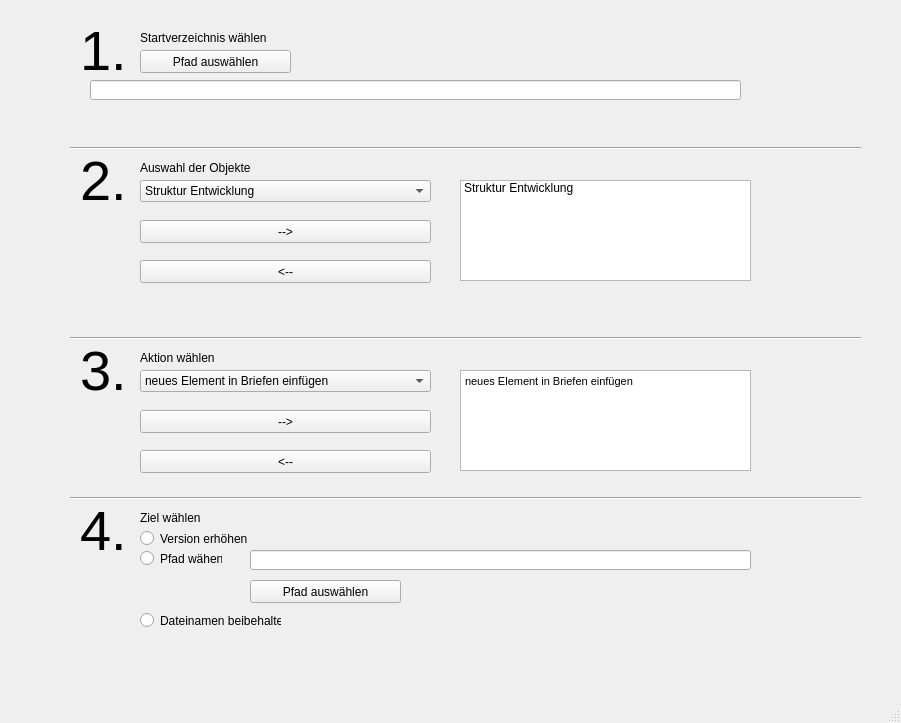
<?xml version="1.0" encoding="UTF-8"?>
<ui version="4.0">
 <class>MainWindow</class>
 <widget class="QMainWindow" name="MainWindow">
  <property name="geometry">
   <rect>
    <x>0</x>
    <y>0</y>
    <width>901</width>
    <height>723</height>
   </rect>
  </property>
  <property name="windowTitle">
   <string>MainWindow</string>
  </property>
  <widget class="QWidget" name="centralwidget">
   <widget class="QPushButton" name="pushButton">
    <property name="geometry">
     <rect>
      <x>140</x>
      <y>50</y>
      <width>151</width>
      <height>23</height>
     </rect>
    </property>
    <property name="text">
     <string>Pfad auswählen</string>
    </property>
   </widget>
   <widget class="QLineEdit" name="lineEdit">
    <property name="geometry">
     <rect>
      <x>90</x>
      <y>80</y>
      <width>651</width>
      <height>20</height>
     </rect>
    </property>
   </widget>
   <widget class="QComboBox" name="comboBox">
    <property name="geometry">
     <rect>
      <x>140</x>
      <y>180</y>
      <width>291</width>
      <height>22</height>
     </rect>
    </property>
    <item>
     <property name="text">
      <string>Struktur Entwicklung</string>
     </property>
    </item>
    <item>
     <property name="text">
      <string>Prüfung nur XML Dateien</string>
     </property>
    </item>
    <item>
     <property name="text">
      <string>Prüfung nur JPG Dateien</string>
     </property>
    </item>
    <item>
     <property name="text">
      <string>Prüfung 1</string>
     </property>
    </item>
    <item>
     <property name="text">
      <string>Prüfung 2</string>
     </property>
    </item>
   </widget>
   <widget class="QComboBox" name="comboBox_2">
    <property name="geometry">
     <rect>
      <x>140</x>
      <y>370</y>
      <width>291</width>
      <height>22</height>
     </rect>
    </property>
    <item>
     <property name="text">
      <string>neues Element in Briefen einfügen</string>
     </property>
    </item>
    <item>
     <property name="text">
      <string>finde Dateien ohne Jahreszahl</string>
     </property>
    </item>
    <item>
     <property name="text">
      <string>Versionen der Dateinamen erhöhen</string>
     </property>
    </item>
    <item>
     <property name="text">
      <string>Transformation2</string>
     </property>
    </item>
    <item>
     <property name="text">
      <string>Transformation 1</string>
     </property>
    </item>
   </widget>
   <widget class="QPushButton" name="pushButton_2">
    <property name="geometry">
     <rect>
      <x>140</x>
      <y>220</y>
      <width>291</width>
      <height>23</height>
     </rect>
    </property>
    <property name="text">
     <string>--&gt;</string>
    </property>
   </widget>
   <widget class="QPushButton" name="pushButton_3">
    <property name="geometry">
     <rect>
      <x>140</x>
      <y>410</y>
      <width>291</width>
      <height>23</height>
     </rect>
    </property>
    <property name="text">
     <string>--&gt;</string>
    </property>
   </widget>
   <widget class="QTextBrowser" name="textBrowser_3">
    <property name="geometry">
     <rect>
      <x>460</x>
      <y>370</y>
      <width>291</width>
      <height>101</height>
     </rect>
    </property>
    <property name="html">
     <string>&lt;!DOCTYPE HTML PUBLIC &quot;-//W3C//DTD HTML 4.0//EN&quot; &quot;http://www.w3.org/TR/REC-html40/strict.dtd&quot;&gt;
&lt;html&gt;&lt;head&gt;&lt;meta name=&quot;qrichtext&quot; content=&quot;1&quot; /&gt;&lt;style type=&quot;text/css&quot;&gt;
p, li { white-space: pre-wrap; }
&lt;/style&gt;&lt;/head&gt;&lt;body style=&quot; font-family:'MS Shell Dlg 2'; font-size:8.25pt; font-weight:400; font-style:normal;&quot;&gt;
&lt;p style=&quot; margin-top:0px; margin-bottom:0px; margin-left:0px; margin-right:0px; -qt-block-indent:0; text-indent:0px;&quot;&gt;neues Element in Briefen einfügen&lt;/p&gt;
&lt;p style=&quot;-qt-paragraph-type:empty; margin-top:0px; margin-bottom:0px; margin-left:0px; margin-right:0px; -qt-block-indent:0; text-indent:0px;&quot;&gt;&lt;br /&gt;&lt;/p&gt;
&lt;p style=&quot;-qt-paragraph-type:empty; margin-top:0px; margin-bottom:0px; margin-left:0px; margin-right:0px; -qt-block-indent:0; text-indent:0px;&quot;&gt;&lt;br /&gt;&lt;/p&gt;
&lt;p style=&quot;-qt-paragraph-type:empty; margin-top:0px; margin-bottom:0px; margin-left:0px; margin-right:0px; -qt-block-indent:0; text-indent:0px;&quot;&gt;&lt;br /&gt;&lt;/p&gt;&lt;/body&gt;&lt;/html&gt;</string>
    </property>
   </widget>
   <widget class="QListWidget" name="listWidget">
    <property name="geometry">
     <rect>
      <x>460</x>
      <y>180</y>
      <width>291</width>
      <height>101</height>
     </rect>
    </property>
    <item>
     <property name="text">
      <string>Struktur Entwicklung</string>
     </property>
    </item>
   </widget>
   <widget class="Line" name="line">
    <property name="geometry">
     <rect>
      <x>70</x>
      <y>140</y>
      <width>791</width>
      <height>16</height>
     </rect>
    </property>
    <property name="orientation">
     <enum>Qt::Horizontal</enum>
    </property>
   </widget>
   <widget class="Line" name="line_2">
    <property name="geometry">
     <rect>
      <x>70</x>
      <y>330</y>
      <width>791</width>
      <height>16</height>
     </rect>
    </property>
    <property name="orientation">
     <enum>Qt::Horizontal</enum>
    </property>
   </widget>
   <widget class="Line" name="line_3">
    <property name="geometry">
     <rect>
      <x>70</x>
      <y>490</y>
      <width>791</width>
      <height>16</height>
     </rect>
    </property>
    <property name="orientation">
     <enum>Qt::Horizontal</enum>
    </property>
   </widget>
   <widget class="QLabel" name="label">
    <property name="geometry">
     <rect>
      <x>80</x>
      <y>20</y>
      <width>51</width>
      <height>61</height>
     </rect>
    </property>
    <property name="font">
     <font>
      <pointsize>42</pointsize>
     </font>
    </property>
    <property name="text">
     <string>1.</string>
    </property>
   </widget>
   <widget class="QLabel" name="label_2">
    <property name="geometry">
     <rect>
      <x>80</x>
      <y>150</y>
      <width>51</width>
      <height>61</height>
     </rect>
    </property>
    <property name="font">
     <font>
      <pointsize>42</pointsize>
     </font>
    </property>
    <property name="text">
     <string>2.</string>
    </property>
   </widget>
   <widget class="QLabel" name="label_3">
    <property name="geometry">
     <rect>
      <x>80</x>
      <y>340</y>
      <width>51</width>
      <height>61</height>
     </rect>
    </property>
    <property name="font">
     <font>
      <pointsize>42</pointsize>
     </font>
    </property>
    <property name="text">
     <string>3.</string>
    </property>
   </widget>
   <widget class="QLabel" name="label_4">
    <property name="geometry">
     <rect>
      <x>80</x>
      <y>500</y>
      <width>51</width>
      <height>61</height>
     </rect>
    </property>
    <property name="font">
     <font>
      <pointsize>42</pointsize>
     </font>
    </property>
    <property name="text">
     <string>4.</string>
    </property>
   </widget>
   <widget class="QLabel" name="label_5">
    <property name="geometry">
     <rect>
      <x>140</x>
      <y>30</y>
      <width>161</width>
      <height>16</height>
     </rect>
    </property>
    <property name="text">
     <string>Startverzeichnis wählen</string>
    </property>
   </widget>
   <widget class="QLabel" name="label_6">
    <property name="geometry">
     <rect>
      <x>140</x>
      <y>160</y>
      <width>161</width>
      <height>16</height>
     </rect>
    </property>
    <property name="text">
     <string>Auswahl der Objekte</string>
    </property>
   </widget>
   <widget class="QLabel" name="label_7">
    <property name="geometry">
     <rect>
      <x>140</x>
      <y>350</y>
      <width>161</width>
      <height>16</height>
     </rect>
    </property>
    <property name="text">
     <string>Aktion wählen</string>
    </property>
   </widget>
   <widget class="QLabel" name="label_8">
    <property name="geometry">
     <rect>
      <x>140</x>
      <y>510</y>
      <width>161</width>
      <height>16</height>
     </rect>
    </property>
    <property name="text">
     <string>Ziel wählen</string>
    </property>
   </widget>
   <widget class="QRadioButton" name="radioButton">
    <property name="geometry">
     <rect>
      <x>140</x>
      <y>610</y>
      <width>141</width>
      <height>21</height>
     </rect>
    </property>
    <property name="text">
     <string>Dateinamen beibehalten</string>
    </property>
   </widget>
   <widget class="QRadioButton" name="radioButton_2">
    <property name="geometry">
     <rect>
      <x>140</x>
      <y>530</y>
      <width>221</width>
      <height>17</height>
     </rect>
    </property>
    <property name="text">
     <string>Version erhöhen</string>
    </property>
   </widget>
   <widget class="QRadioButton" name="radioButton_3">
    <property name="geometry">
     <rect>
      <x>140</x>
      <y>550</y>
      <width>82</width>
      <height>17</height>
     </rect>
    </property>
    <property name="text">
     <string>Pfad wähen</string>
    </property>
   </widget>
   <widget class="QPushButton" name="pushButton_4">
    <property name="geometry">
     <rect>
      <x>140</x>
      <y>260</y>
      <width>291</width>
      <height>23</height>
     </rect>
    </property>
    <property name="text">
     <string>&lt;--</string>
    </property>
   </widget>
   <widget class="QPushButton" name="pushButton_5">
    <property name="geometry">
     <rect>
      <x>140</x>
      <y>450</y>
      <width>291</width>
      <height>23</height>
     </rect>
    </property>
    <property name="text">
     <string>&lt;--</string>
    </property>
   </widget>
   <widget class="QLineEdit" name="lineEdit_2">
    <property name="geometry">
     <rect>
      <x>250</x>
      <y>550</y>
      <width>501</width>
      <height>20</height>
     </rect>
    </property>
   </widget>
   <widget class="QPushButton" name="pushButton_6">
    <property name="geometry">
     <rect>
      <x>250</x>
      <y>580</y>
      <width>151</width>
      <height>23</height>
     </rect>
    </property>
    <property name="text">
     <string>Pfad auswählen</string>
    </property>
   </widget>
  </widget>
  <widget class="QMenuBar" name="menubar">
   <property name="geometry">
    <rect>
     <x>0</x>
     <y>0</y>
     <width>901</width>
     <height>21</height>
    </rect>
   </property>
  </widget>
  <widget class="QStatusBar" name="statusbar"/>
 </widget>
 <resources/>
 <connections/>
</ui>
